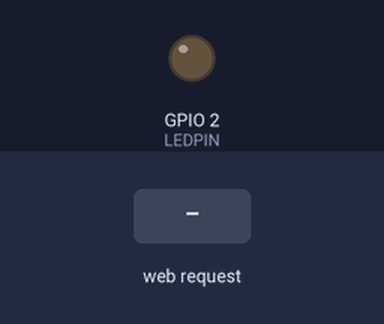
This program was run on a simulated ESP32. Parts: output pins drawn as LEDs (lit = HIGH). The test bench sets the inputs (shaded band). WiFi joins after 1.5 s; servers stay silent unless stated; what the program prints to the serial monitor is not drawn.

Above: at 2.7 s.
2.8 s: HTTP request GET /sw?led=on received
At 3.4 s:
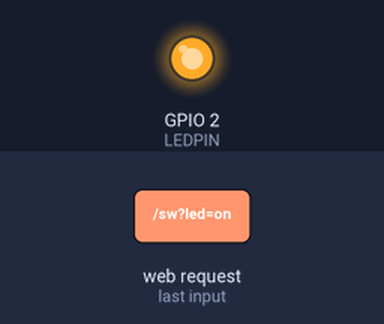
4.3 s: HTTP request GET /sw?led=off received
At 5.7 s:
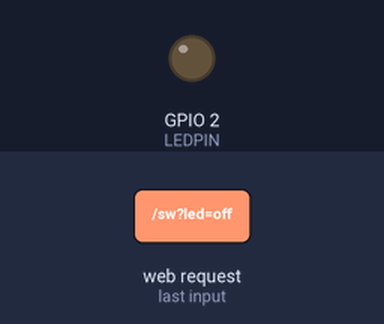
Timing chart, 0 to 7.3 s (numbered marks = the images above; inputs shaded):
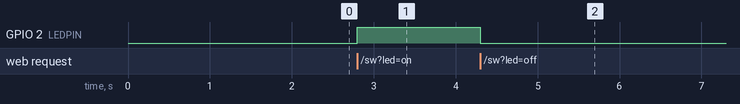

Measured:
- after the input at 2.8 s, GPIO 2 (LEDPIN): LOW → HIGH at once
- after the input at 4.3 s, GPIO 2 (LEDPIN): HIGH → LOW at once

The program:

main.cpp
```cpp
#include <Arduino.h>
#include <WiFi.h>
#include <WebServer.h>

#define LEDPIN 2

const char *ssid = "HONOR-031K0S";
const char *password = "7503030516HJH";

WebServer server(80);

// LED开关
void ledSwitch()
{
  String state = server.arg("led");
  if (state == "on")
  {
    digitalWrite(LEDPIN, HIGH);
  }
  else if (state == "off")
  {
    digitalWrite(LEDPIN, LOW);
  }
  server.send(200,"text/html;charset=utf-8","<h1>LED IS "+state+"</h1>");
}
//页面绘制
void handelRoot()
{
  String HTML =R"(
    <!DOCTYPE html>
<html lang="en">
<head>
    <meta charset="UTF-8">
    <meta name="viewport" content="width=device-width, initial-scale=1.0">
    <title>LED按钮</title>
</head>
<body>
    <button onmousedown=sw('on')>开灯</button>
    <button onmousedown=sw('off')>关灯</button>
    <script>
        let xhttp=new XMLHttpRequest();
        function sw(arg){
            xhttp.open('GET','/sw?led='+arg,false);
            xhttp.send()
        }
    </script>
</body>
</html>
  )";
  server.send(200,"text/html",HTML);
}

void setup()
{

  Serial.begin(115200);
  // 初始化GPIO
  pinMode(LEDPIN, OUTPUT);

  WiFi.mode(WIFI_STA);
  WiFi.begin(ssid, password);
  // 等待连接
  while (WiFi.status() != WL_CONNECTED)
  {
    delay(500);
    Serial.print(".");
  }

  Serial.print("\nIP地址:");
  // 获取ip地址
  Serial.println(WiFi.localIP());

  server.on("/sw", ledSwitch);
  server.on("/", handelRoot);

  //没有页面
  server.onNotFound([](){server.send(200,"text/html;charset=utf-8","没有找到");});

  server.begin();
}

void loop()
{
  server.handleClient();
}
```
